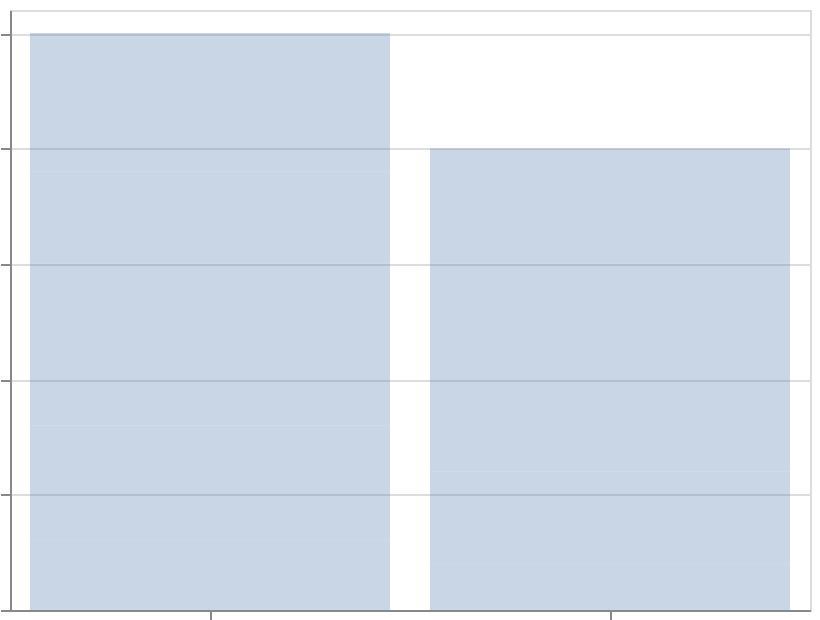

Specify this chart in Vega-Lite:
### Vega-Lite specification from a JSON file in a GitHub repository (floating-point values rounded to 4 significant figures)
{"$schema": "https://vega.github.io/schema/vega-lite/v6.json", "width": 400, "height": 300, "padding": 5, "autosize": "none", "data": {"name": "table", "values": [{"cat": "A", "val": 3}, {"cat": "A", "val": 5}, {"cat": "A", "val": 7}, {"cat": "A", "val": 4}, {"cat": "A", "val": 6}, {"cat": "B", "val": 2}, {"cat": "B", "val": 4}, {"cat": "B", "val": 6}, {"cat": "B", "val": 3}, {"cat": "B", "val": 5}]}, "mark": {"type": "bar", "opacity": 0.3}, "encoding": {"x": {"field": "cat", "type": "nominal"}, "y": {"field": "val", "type": "quantitative"}}}
